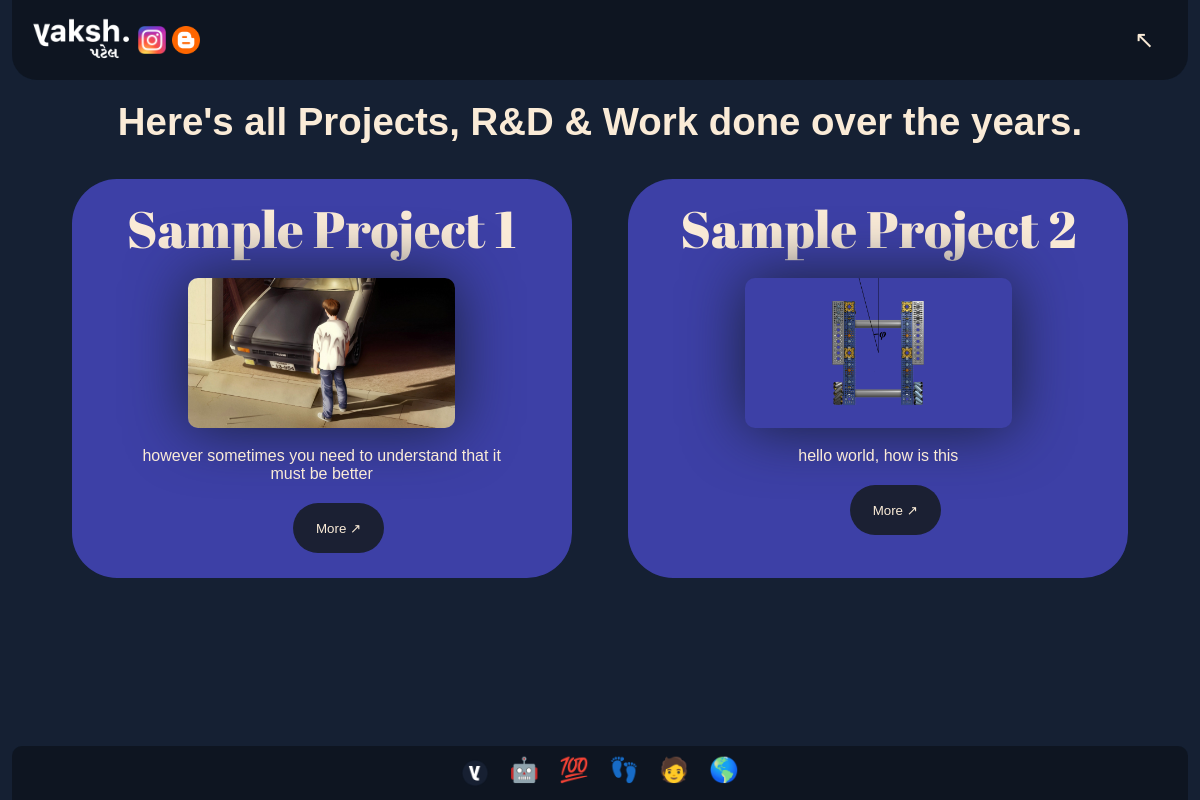
/projects/, run on the app's committed database.
### main/models.py (models this page shows)
class Project(models.Model):
    title = models.CharField(max_length=50, default="",  help_text="Please use title case formatting only")
    cover_description = models.TextField(max_length=400, default="")
    description = models.TextField(max_length=5000, default="")
    references = models.TextField(max_length=1000, default="")
    cover_image = models.ImageField(upload_to=path_project_title, default="")
    image_1 = models.ImageField(upload_to=path_project_title, default="", null=True, blank=True)
    image_2 = models.ImageField(upload_to=path_project_title, default="", null=True, blank=True)
    image_3 = models.ImageField(upload_to=path_project_title, default="", null=True, blank=True)
    image_4 = models.ImageField(upload_to=path_project_title, default="", null=True, blank=True)
    image_5 = models.ImageField(upload_to=path_project_title, default="", null=True, blank=True)
    image_6 = models.ImageField(upload_to=path_project_title, default="", null=True, blank=True)
    image_7 = models.ImageField(upload_to=path_project_title, default="", null=True, blank=True)
    PDF_file = models.FileField(upload_to=path_project_title, default="", null=True, blank=True)
    youtube_video = models.CharField(default="", max_length=40, null=True, blank=True)
    discipline_of_work = models.TextField(default="", help_text="Please separate them by a comma.")

### main/views.py (the view)
# urls.py: path('projects/', mainViews.Project_Showcase),
def Project_Showcase(request, *args, **kwargs):
    objs = Project.objects.all()
    context = {"projects": objs}
    return render(request, 'project/project_showcase.html', context)

### templates/project/project_showcase.html (shortened to what this page needs)
{% extends 'base/base.html'%}
{% load static %}
{% block head %}
    <link rel="stylesheet" href="{% static 'css/project_showcase.css' %}">
{% endblock head %}
{% block content %}
    <div class="page">
        <div class="basic-info">
            <h1>Here's all Projects, R&D & Work done over the years.</h1>
        </div>
        <div class="projects">
            {% for project in projects %}
                <div class="project_card">
                    <h1>{{ project.title }}</h1>
                    <img src="{{ project.cover_image.url }}" alt="{{ project.title }}'s cover image">
                    <p class="description">{{ project.cover_description }}</p>
                    <a href="/projects/{{ project.title }}/">
                        <button type="button" class="more-button">More ↗</button>
                    </a>
                </div>
            {% endfor %}
        </div>
    </div>
{% endblock content %}

### main/static/css/project_showcase.css (style rules this page uses)
.projects { display: flex; flex-wrap: wrap; position: relative; width: 100%; justify-content: space-evenly; }
.project_card { justify-items: center; text-align: center; height: auto; width: 500px; margin: 15px; backdrop-filter: blur(2px); border-radius: 45px; background: #3d40a6; }
.project_card h1 { font-size: 3.2rem; font-family: "Abril FatFace", sans-serif; font-weight: 200; margin: 15px; }
.project_card p { margin: 15px auto 15px auto; width: 75%; }
.project_card img { height: 150px; border-radius: 10px; box-shadow: 0 0 60px #1a213a; }
.more-button { border: none; border-radius: 25px; height: 50px; width: 85%; background-color: #1b2033; margin: 5px 25px 25px 25px; color: antiquewhite; }
.description { font-family: "San Fransisco", sans-serif; }
.page { display: flex; position: absolute; top: 100px; left: 50%; transform: translateX(-50%); width: 95%; height: auto; justify-content: center; text-align: center; flex-wrap: wrap; padding-bottom: 75px; }
.basic-info { width: 95%; position: relative; font-size: 1.2rem; }
.basic-info h1 { margin: 0 20px 20px 20px; }

### main/static/css/base.css (style rules this page uses)
body { background-color: #152033; color: antiquewhite; font-family: "San Fransisco", sans-serif; }

### main/static/css/navbar.css (style rules this page uses)
ul, li, a { text-decoration: none; color: antiquewhite; list-style: none; text-align: right; }

### data on the page
Project: title "Sample Project 1", cover_image (picture), cover_description "however sometimes you need to understand that it must be better"
Project: title "Sample Project 2", cover_image (picture), cover_description "hello world, how is this"
